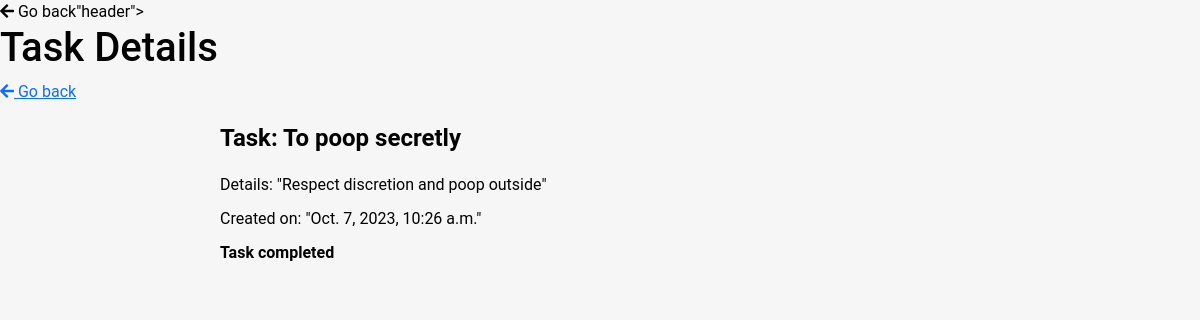
Page /task/15/ (signed in) on the committed database.
### base/models.py (models this page shows, shortened)
class Task(models.Model):
    user = models.ForeignKey(User, on_delete=models.SET_NULL, null=True, blank=True)
    task_title = models.CharField(max_length=300, null=False, blank=False)
    description = models.TextField(null=True, blank=True)
    complete = models.BooleanField(default=False)
    created_date = models.DateTimeField(auto_now_add=True)
    class Meta:
        ordering = ["complete"]

### base/views.py (the view)
# urls.py: path('task/<int:pk>/',TaskDetail.as_view(), name='task'),
class TaskDetail(LoginRequiredMixin, DetailView):
    model = Task
    context_object_name = 'task'

### base/templates/base/task_detail.html (shortened to what this page needs)
<!DOCTYPE html>
<html lang="en">
<head>
    {% load bootstrap5 %}
    {% bootstrap_css %}
    <link rel="stylesheet" href="https://cdnjs.cloudflare.com/ajax/libs/font-awesome/5.15.3/css/all.min.css">
</head>
<body>
    <div class=<a href="{% url 'tasks' %}" class="go-back-link"><i class="fas fa-arrow-left"></i> Go back</a>"header">
        <h1>Task Details</h1>
    </div>
    <a href="{% url 'tasks' %}" class="go-back-link"><i class="fas fa-arrow-left"></i> Go back</a>
    <div class="container">
        <h1 class="task-title">Task: {{ task.task_title }}</h1>
        <p class="task-info">Details: "{{ task.description }}"</p>
        <p class="task-info">Created on: "{{ task.created_date }}"</p>
        {% if task.complete %}
            <p class="task-status">Task completed</p>
        {% else %}
            <p class="task-status">Task not completed</p>
        {% endif %}
    </div>
</body>
</html>

### base/templates/base/task_detail.html (style rules this page uses)
body { font-family: 'Roboto', sans-serif; background-color: #f6f6f6; margin: 0; padding: 0; color: #000; }
.container { padding: 20px; max-width: 800px; margin: 0 auto; }
.task-title { font-size: 24px; font-weight: bold; margin-bottom: 20px; color: #000; }
.task-info { margin-bottom: 10px; color: #000; }
.task-status { font-weight: bold; margin-bottom: 20px; color: #000; }

### rows in the picture
Task: task_title "To poop secretly", description "Respect discretion and poop outside", created_date "Oct. 7, 2023, 10:26 a.m."
